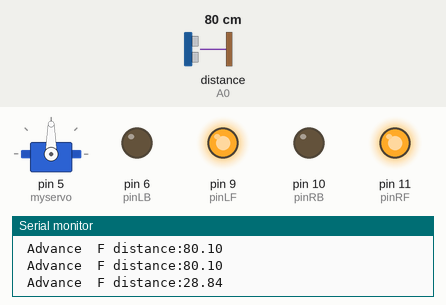
A sketch run on a simulated Arduino Uno, built with avr-gcc and run on an emulated ATmega328P. Shown: servo, output pins drawn as LEDs (lit = HIGH), the last lines printed to the serial monitor. Wiring (inferred from the names in the program): ultrasonic range finder: trigger A1; echo A0. Inputs (shaded band) come from the test bench; at power-on: distance to the obstacle (sensor on A0) 80 cm. The echo pulse lasts 58.3 µs per cm; pins used as bus, display or sensor lines are not drawn.

Above: at 1.2 s.
1.3 s: distance to the obstacle (sensor on A0) set to 29 cm
4.3 s: distance to the obstacle (sensor on A0) set to 23 cm
At 4.8 s:
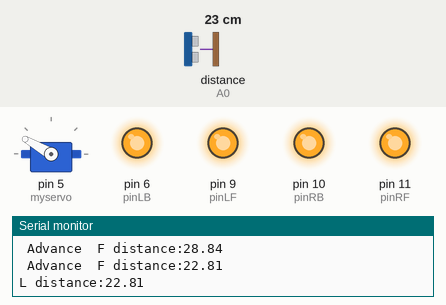
At 6.1 s:
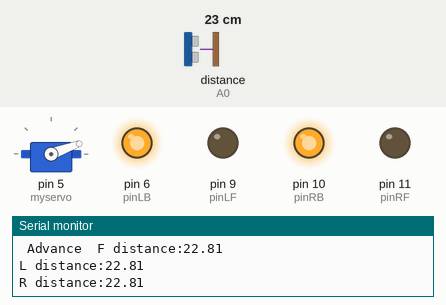
7.3 s: distance to the obstacle (sensor on A0) set to 2 cm
10.3 s: distance to the obstacle (sensor on A0) set to 18 cm
13.3 s: distance to the obstacle (sensor on A0) set to 4 cm
At 14.8 s:
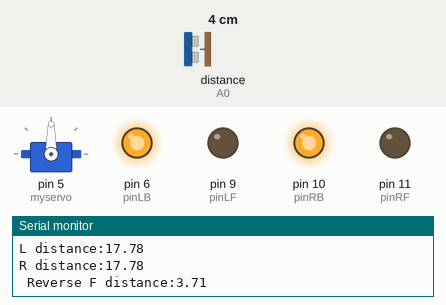
Timing chart, 0 to 17.3 s (numbered marks = the images above; inputs shaded):
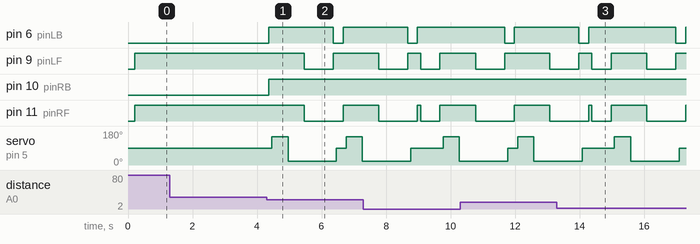

The sketch:

sketch_robotcar.ino
```cpp
#include <Servo.h>
int pinLB=6; // define pin6 as left back connect with IN1
int pinLF=9; // define pin9 as left forward connect with IN2
int pinRB=10; // define pin10 as right back connect with IN3
int pinRF=11; // define pin11 as right back connect with IN4
int inputPin = A0; // define ultrasonic receive pin (Echo)
int outputPin =A1; // define ultrasonic send pin(Trig)
int Fspeedd = 0; // forward distance
int Rspeedd = 0; // right distance
int Lspeedd = 0; // left distance
int directionn = 0; //
Servo myservo; // new myservo
int delay_time = 250; // set stable time
int Fgo = 8;
int Rgo = 6;
int Lgo = 4;
int Bgo = 2;
// forward
// turn right
// turn left
// back
void setup()
{
  Serial.begin(9600);
  pinMode(pinLB,OUTPUT);
  pinMode(pinLF,OUTPUT);
  pinMode(pinRB,OUTPUT);
  pinMode(pinRF,OUTPUT);
  pinMode(inputPin, INPUT);
  pinMode(outputPin, OUTPUT);
  myservo.attach(5); // define the servo pin(PWM)
}

void advance(int a) // forward
{
  digitalWrite(pinRB,LOW);
  digitalWrite(pinRF,HIGH);
  digitalWrite(pinLB,LOW);
  digitalWrite(pinLF,HIGH);
  delay(a * 15);
}

void turnR(int d) //turn right
{
  digitalWrite(pinRB,LOW);
  digitalWrite(pinRF,HIGH);
  digitalWrite(pinLB,HIGH);
  digitalWrite(pinLF,LOW);
  delay(d * 50);
}

void turnL(int e) //turn left
{
  digitalWrite(pinRB,HIGH);
  digitalWrite(pinRF,LOW);
  digitalWrite(pinLB,LOW);
  digitalWrite(pinLF,HIGH);
  delay(e * 50);
}

void stopp(int f) //stop
{
  digitalWrite(pinRB,HIGH);
  digitalWrite(pinRF,HIGH);
  digitalWrite(pinLB,HIGH);
  digitalWrite(pinLF,HIGH);
  delay(f * 100);
}

void back(int g) //back
{
  digitalWrite(pinRB,HIGH);
  digitalWrite(pinRF,LOW);
  digitalWrite(pinLB,HIGH);
  digitalWrite(pinLF,LOW);
  delay(g * 300);
}

void detection() //test the distance of different direction
{
  int delay_time = 250; //
  delay(200);
  ask_pin_F(); // read forward distance
  if(Fspeedd < 10) // if distance less then 10
  {
    stopp(1);
    back(2);
  }
  if(Fspeedd < 25) // if distance less then 10
  {
    stopp(1);
    ask_pin_L();
    delay(delay_time);
    ask_pin_R();
    delay(delay_time);
    if(Lspeedd > Rspeedd) //if left distance more than right distance
    {
      directionn = Rgo;
    }
    if(Lspeedd <= Rspeedd)//if left distance not more than right
    //distance
    {
      directionn = Lgo;
    }
    //if left if (Lspeedd < 10 && Rspeedd < 10) distance and right
    //distance both less than 10
    {
      directionn = Bgo;
    }
  }
  else
  {
    directionn = Fgo; // forward go
  }
}

void ask_pin_F() // test forward distance
{
  myservo.write(90);
  digitalWrite(outputPin, LOW);
  delayMicroseconds(2);
  digitalWrite(outputPin, HIGH);
  delayMicroseconds(10);
  digitalWrite(outputPin, LOW);
  float Fdistance = pulseIn(inputPin, HIGH);
  Fdistance= Fdistance/5.8/10;
  Serial.print("F distance:");
  Serial.println(Fdistance);
  Fspeedd = Fdistance;
}

void ask_pin_L() // test left distance
{
  myservo.write(150);
  delay(delay_time);
  digitalWrite(outputPin, LOW);
  delayMicroseconds(2);
  digitalWrite(outputPin, HIGH);
  delayMicroseconds(10);
  digitalWrite(outputPin, LOW);
  float Ldistance = pulseIn(inputPin, HIGH);
  Ldistance= Ldistance/5.8/10;
  Serial.print("L distance:");
  Serial.println(Ldistance);
  Lspeedd = Ldistance;
}

void ask_pin_R() // test right distance
{
  myservo.write(20);
  delay(delay_time);
  digitalWrite(outputPin, LOW);
  delayMicroseconds(2);
  digitalWrite(outputPin, HIGH);
  delayMicroseconds(10);
  digitalWrite(outputPin, LOW);
  float Rdistance = pulseIn(inputPin, HIGH);
  Rdistance= Rdistance/5.8/10;
  Serial.print("R distance:");
  Serial.println(Rdistance);
  Rspeedd = Rdistance;
}

void loop()
{
  myservo.write(90);
  //back(3);
  //ask_pin_R();

  detection();
  if(directionn == 2)
  {
    back(3);
    turnL(2);
    Serial.print(" Reverse ");
  }
  if(directionn == 6)
  {
    back(1);
    turnR(6);
    Serial.print(" Right ");
  }
  if(directionn == 4)
  {
    back(1);
    turnL(6);
    Serial.print(" Left ");
  }
  if(directionn == 8)
  {
    advance(1);
    Serial.print(" Advance ");
    Serial.print(" ");
  }

}
```

Measured:
- the behaviour switches between 26 and 25 cm on distance to the obstacle (sensor on A0) (found by bisection; images 0 and 1)
- after the input at 4.3 s, pin 6 (pinLB): LOW → HIGH after 0.06 s, → LOW 2.0 s later, → HIGH 0.30 s later; pin 9 (pinLF): HIGH → LOW after 1.2 s, → HIGH 0.90 s later
- after the input at 13.3 s, pin 6 (pinLB): HIGH → LOW after 3.7 s, → HIGH 0.30 s later
